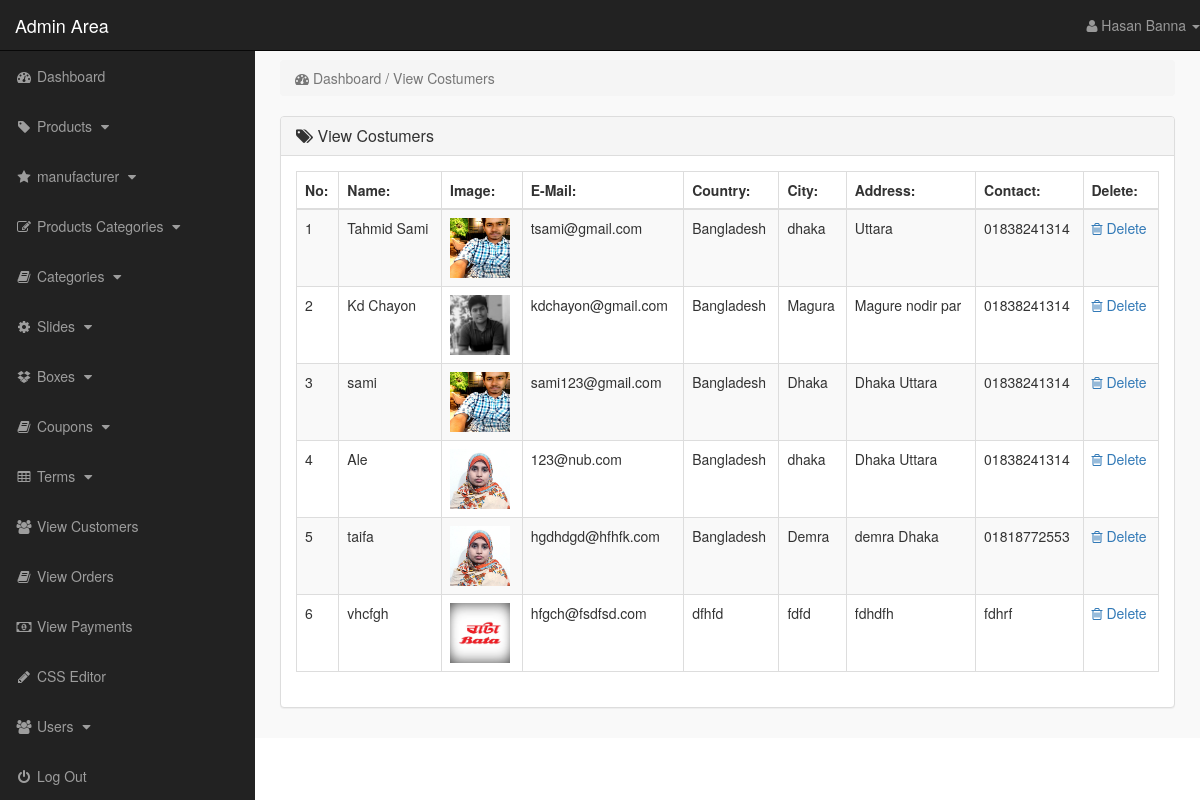
Page /admin_area/index.php?view_customers (signed in) on the committed database.
### tables this page shows
CREATE TABLE `customers` (
  `customer_id` int(10) NOT NULL,
  `customer_name` varchar(255) NOT NULL,
  `customer_email` varchar(255) NOT NULL,
  `customer_pass` varchar(255) NOT NULL,
  `token` int(11) NOT NULL,
  `status` int(11) NOT NULL,
  `customer_country` text NOT NULL,
  `customer_city` text NOT NULL,
  `customer_contact` varchar(255) NOT NULL,
  `customer_address` text NOT NULL,
  `customer_image` text NOT NULL,
  `customer_ip` varchar(100) NOT NULL
);

### admin_area/view_customers.php (the view)
<?php
    if(!isset($_SESSION['admin_email'])){
        echo "<script>window.open('login.php','_self')</script>";
    }else{
?>
<div class="row">
    <div class="col-lg-12">
        <ol class="breadcrumb">
            <li class="active">
                <i class="fa fa-dashboard"></i> Dashboard / View Costumers
            </li>
        </ol>
    </div>
</div>
<div class="row">
    <div class="col-lg-12">
        <div class="panel panel-default">
            <div class="panel-heading">
               <h3 class="panel-title">
                   <i class="fa fa-tags"></i>  View Costumers
               </h3>
            </div>
            <div class="panel-body">
                <div class="table-responsive">
                    <table class="table table-striped table-bordered table-hover">
                        <thead>
                            <tr>
                                <th> No: </th>
                                <th> Name: </th>
                                <th> Image: </th>
                                <th> E-Mail: </th>
                                <th> Country: </th>
                                <th> City: </th>
                                <th> Address: </th>
                                <th> Contact: </th>
                                <th> Delete: </th>
                            </tr>
                        </thead>
                        <tbody>
                            <?php
                                $i=0;
                                $get_c = "select * from customers";
                                $run_c = mysqli_query($con,$get_c);
                                while($row_c=mysqli_fetch_array($run_c)){
                                    $c_id = $row_c['customer_id'];
                                    $c_name = $row_c['customer_name'];
                                    $c_img = $row_c['customer_image'];
                                    $c_email = $row_c['customer_email'];
                                    $c_country = $row_c['customer_country'];
                                    $c_city = $row_c['customer_city'];
                                    $c_address = $row_c['customer_address'];
                                    $c_contact = $row_c['customer_contact'];
                                    $i++;
                            ?>
                            <tr>
                                <td> <?php echo $i; ?> </td>
                                <td> <?php echo $c_name; ?> </td>
                                <td> <img src="../customer/customer_images/<?php echo $c_img; ?>" width="60" height="60"></td>
                                <td> <?php echo $c_email; ?> </td>
                                <td> <?php echo $c_country; ?></td>
                                <td> <?php echo $c_city; ?> </td>
                                <td> <?php echo $c_address ?> </td>
                                <td> <?php echo $c_contact ?> </td>
                                <td>
                                     <a href="index.php?delete_customer=<?php echo $c_id; ?>">
                                        <i class="fa fa-trash-o"></i> Delete
                                     </a>
                                </td>
                            </tr>
                            <?php } ?>
                        </tbody>
                    </table>
                </div>
            </div>
        </div>
    </div>
</div>
<?php } ?>

### admin_area/includes/sidebar.php (shortened to what this page needs)
<?php
    if(!isset($_SESSION['admin_email'])){
        echo "<script>window.open('login.php','_self')</script>";
    }else{
?>
<nav class="navbar navbar-inverse navbar-fixed-top">
    <div class="navbar-header">
        <a href="index.php?dashboard" class="navbar-brand">Admin Area</a>
    </div>
    <ul class="nav navbar-right top-nav">
        <li class="dropdown">
            <a href="#" class="dropdown-toggle" data-toggle="dropdown">
                <i class="fa fa-user"></i> <?php echo $admin_name;  ?> <b class="caret"></b>
            </a>
        </li>
    </ul>
    <div class="collapse navbar-collapse navbar-ex1-collapse">
        <ul class="nav navbar-nav side-nav">
            <li>
                <a href="index.php?dashboard">
                        <i class="fa fa-fw fa-dashboard"></i> Dashboard
                </a>
            </li>
            <li>
                <a href="#" data-toggle="collapse" data-target="#products">
                        <i class="fa fa-fw fa-tag"></i> Products
                        <i class="fa fa-fw fa-caret-down"></i>
                </a>
            </li>
            <li>
                <a href="#" data-toggle="collapse" data-target="#manufacturer">
                        <i class="fa fa-fw fa-star"></i> manufacturer
                        <i class="fa fa-fw fa-caret-down"></i>
                </a>
            </li>
            <li>
                <a href="#" data-toggle="collapse" data-target="#p_cat">
                        <i class="fa fa-fw fa-edit"></i> Products Categories
                        <i class="fa fa-fw fa-caret-down"></i>
                </a>
            </li>
            <li>
                <a href="#" data-toggle="collapse" data-target="#cat">
                        <i class="fa fa-fw fa-book"></i> Categories
                        <i class="fa fa-fw fa-caret-down"></i>
                </a>
            </li>
            <li>
                <a href="#" data-toggle="collapse" data-target="#slides">
                        <i class="fa fa-fw fa-gear"></i> Slides
                        <i class="fa fa-fw fa-caret-down"></i>
                </a>
            </li>
            <li>
                <a href="#" data-toggle="collapse" data-target="#boxes">
                        <i class="fa fa-fw fa-dropbox"></i> Boxes
                        <i class="fa fa-fw fa-caret-down"></i>
                </a>
            </li>
            <li>
                <a href="#" data-toggle="collapse" data-target="#coupon">
                        <i class="fa fa-fw fa-book"></i> Coupons
                        <i class="fa fa-fw fa-caret-down"></i>
                </a>
            </li>
            <li>
                <a href="#" data-toggle="collapse" data-target="#terms">
                        <i class="fa fa-fw fa-table"></i> Terms
                        <i class="fa fa-fw fa-caret-down"></i>
                </a>
            </li>
            <li>
                <a href="index.php?view_customers">
                    <i class="fa fa-fw fa-users"></i> View Customers
                </a>
            </li>
            <li>
                <a href="index.php?view_orders">
                    <i class="fa fa-fw fa-book"></i> View Orders
                </a>
            </li>
            <li>
                <a href="index.php?view_payments">
                    <i class="fa fa-fw fa-money"></i> View Payments
                </a>
            </li>
            <li>
                <a href="index.php?edit_css">
                    <i class="fa fa-fw fa-pencil"></i> CSS Editor
                </a>
            </li>
            <li>
                <a href="#" data-toggle="collapse" data-target="#users">
                        <i class="fa fa-fw fa-users"></i> Users
                        <i class="fa fa-fw fa-caret-down"></i>
                </a>
            </li>
            <li>
                <a href="logout.php">
                    <i class="fa fa-fw fa-power-off"></i> Log Out
                </a>
            </li>
        </ul>
    </div>
</nav>
<?php } ?>

### admin_area/css/style.css (style rules this page uses)
body { margin-top: 100px; }
@media (min-width: 768px) { body { margin-top: 50px; } }
.top-nav { 0 15px; }
.top-nav>li { float: left; display: inline-block; }
.top-nav>li>a { color: #999999; line-height: 20px; padding-top: 15px; padding-bottom: 15px; }
@media (min-width: 768px) { .side-nav { position: fixed; top: 51px; bottom: 0; width: 255px; overflow-y: auto; overflow-x: hidden; background-color: #222222; padding-bottom: 40px; border-radius: 0; } }
@media (min-width: 768px) { .side-nav>li>a { width: 255px; } }
.panel-body { border-radius: 5px; }

### rows in the picture
customers: customer_name "Tahmid Sami", customer_image (picture), customer_email "tsami@gmail.com", customer_country "Bangladesh", customer_city "dhaka", customer_address "Uttara", customer_contact "01838241314"
customers: customer_name "Kd Chayon", customer_image (picture), customer_email "kdchayon@gmail.com", customer_country "Bangladesh", customer_city "Magura", customer_address "Magure nodir par", customer_contact "01838241314"
customers: customer_name "sami", customer_image (picture), customer_email "sami123@gmail.com", customer_country "Bangladesh", customer_city "Dhaka", customer_address "Dhaka Uttara", customer_contact "01838241314"
customers: customer_name "Ale", customer_image (picture), customer_email "123@nub.com", customer_country "Bangladesh", customer_city "dhaka", customer_address "Dhaka Uttara", customer_contact "01838241314"
customers: customer_name "taifa", customer_image (picture), customer_email "hgdhdgd@hfhfk.com", customer_country "Bangladesh", customer_city "Demra", customer_address "demra Dhaka", customer_contact "01818772553"
customers: customer_name "vhcfgh", customer_image (picture), customer_email "hfgch@fsdfsd.com", customer_country "dfhfd", customer_city "fdfd", customer_address "fdhdfh", customer_contact "fdhrf"

### other values in the picture
$admin_name "Hasan Banna"
